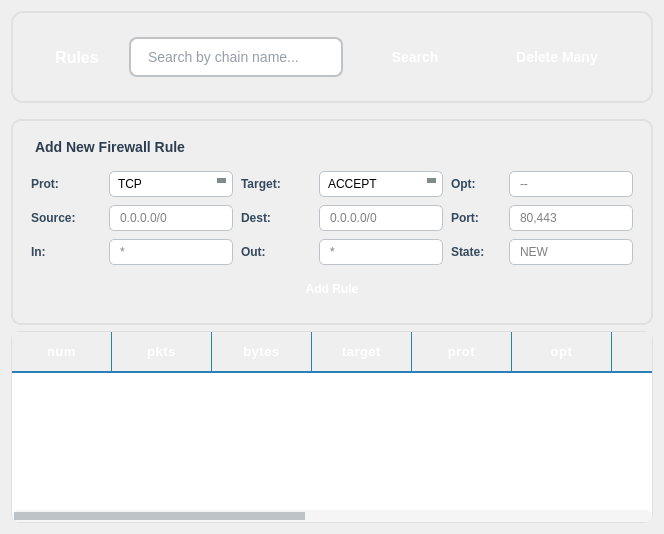
<?xml version='1.0' encoding='utf-8'?>
<ui version="4.0">
 <class>tabRules</class>
 <widget class="QWidget" name="tabRules">
  <attribute name="title">
   <string>Rules</string>
  </attribute>
  <layout class="QGridLayout" name="gridLayout">
   <item row="0" column="0">
    <layout class="QVBoxLayout" name="verticalLayout">
     <item>
      <widget class="QFrame" name="frameSearchBar">
       <property name="styleSheet">
        <string notr="true">QFrame#frameSearchBar {
    border: 2px solid #e0e0e0;
    border-radius: 12px;
    background: qlineargradient(x1:0, y1:0, x2:0, y2:1,
        stop:0 #ffffff, stop:1 #f8f9fa);
    padding: 15px;
    margin-bottom: 10px;
}
</string>
       </property>
       <property name="frameShape">
        <enum>QFrame::StyledPanel</enum>
       </property>
       <property name="frameShadow">
        <enum>QFrame::Raised</enum>
       </property>
       <layout class="QHBoxLayout" name="horizontalLayout">
        <property name="spacing">
         <number>12</number>
        </property>
        <item>
         <widget class="QLabel" name="labelRules">
          <property name="minimumSize">
           <size>
            <width>80</width>
            <height>40</height>
           </size>
          </property>
          <property name="styleSheet">
           <string notr="true">QLabel {
    font-weight: 600;
    font-size: 16px;
    color: #2c3e50;
    padding: 8px 12px;
    background: qlineargradient(x1:0, y1:0, x2:1, y2:0,
        stop:0 #3498db, stop:1 #2980b9);
    color: white;
    border-radius: 8px;
}
</string>
          </property>
          <property name="text">
           <string>Rules</string>
          </property>
          <property name="alignment">
           <set>Qt::AlignCenter</set>
          </property>
         </widget>
        </item>
        <item>
         <widget class="QLineEdit" name="editRules">
          <property name="minimumSize">
           <size>
            <width>0</width>
            <height>40</height>
           </size>
          </property>
          <property name="styleSheet">
           <string notr="true">QLineEdit {
    border: 2px solid #bdc3c7;
    border-radius: 8px;
    padding: 10px 15px;
    background-color: white;
    font-size: 14px;
    color: #2c3e50;
}
QLineEdit:focus {
    border: 2px solid #3498db;
    background-color: #f8f9fa;
}
QLineEdit:hover {
    border-color: #95a5a6;
}
</string>
          </property>
          <property name="placeholderText">
           <string>Search by chain name...</string>
          </property>
         </widget>
        </item>
        <item>
         <widget class="QPushButton" name="buttonSearch">
          <property name="minimumSize">
           <size>
            <width>120</width>
            <height>40</height>
           </size>
          </property>
          <property name="styleSheet">
           <string notr="true">QPushButton {
    background: qlineargradient(x1:0, y1:0, x2:0, y2:1,
        stop:0 #27ae60, stop:1 #229954);
    color: white;
    border: none;
    padding: 10px 20px;
    border-radius: 8px;
    font-weight: 600;
    font-size: 14px;
}
QPushButton:hover {
    background: qlineargradient(x1:0, y1:0, x2:0, y2:1,
        stop:0 #229954, stop:1 #1e8449);
    transform: translateY(-1px);
}
QPushButton:pressed {
    background: qlineargradient(x1:0, y1:0, x2:0, y2:1,
        stop:0 #1e8449, stop:1 #196f3d);
    transform: translateY(0px);
}
</string>
          </property>
          <property name="text">
           <string>Search</string>
          </property>
         </widget>
        </item>
        <item>
         <widget class="QPushButton" name="buttonDeleteMany">
          <property name="minimumSize">
           <size>
            <width>140</width>
            <height>40</height>
           </size>
          </property>
          <property name="styleSheet">
           <string notr="true">QPushButton {
    background: qlineargradient(x1:0, y1:0, x2:0, y2:1,
        stop:0 #e74c3c, stop:1 #c0392b);
    color: white;
    border: none;
    padding: 10px 20px;
    border-radius: 8px;
    font-weight: 600;
    font-size: 14px;
}
QPushButton:hover {
    background: qlineargradient(x1:0, y1:0, x2:0, y2:1,
        stop:0 #c0392b, stop:1 #a93226);
    transform: translateY(-1px);
}
QPushButton:pressed {
    background: qlineargradient(x1:0, y1:0, x2:0, y2:1,
        stop:0 #a93226, stop:1 #922b21);
    transform: translateY(0px);
}
</string>
          </property>
          <property name="text">
           <string>Delete Many</string>
          </property>
         </widget>
        </item>
       </layout>
      </widget>
     </item>
     <item>
      <widget class="QFrame" name="frameAddRule">
       <property name="maximumSize">
        <size>
         <width>16777215</width>
         <height>280</height>
        </size>
       </property>
       <property name="styleSheet">
        <string notr="true">QFrame#frameAddRule {
    border: 2px solid #e0e0e0;
    border-radius: 10px;
    background: qlineargradient(x1:0, y1:0, x2:0, y2:1,
        stop:0 #ffffff, stop:1 #f8f9fa);
    padding: 10px;
}
</string>
       </property>
       <property name="frameShape">
        <enum>QFrame::StyledPanel</enum>
       </property>
       <property name="frameShadow">
        <enum>QFrame::Raised</enum>
       </property>
       <layout class="QGridLayout" name="gridLayoutAddRule">
        <property name="leftMargin">
         <number>8</number>
        </property>
        <property name="topMargin">
         <number>8</number>
        </property>
        <property name="rightMargin">
         <number>8</number>
        </property>
        <property name="bottomMargin">
         <number>8</number>
        </property>
        <property name="spacing">
         <number>8</number>
        </property>
        <item row="0" column="0" colspan="6">
         <widget class="QLabel" name="labelAddRuleTitle">
          <property name="styleSheet">
           <string notr="true">font-weight: 600; 
font-size: 14px; 
color: #2c3e50;
padding-bottom: 6px;
border-bottom: 2px solid #3498db;
</string>
          </property>
          <property name="text">
           <string>Add New Firewall Rule</string>
          </property>
         </widget>
        </item>
        <item row="1" column="0">
         <widget class="QLabel" name="labelAddRuleProtocol">
          <property name="minimumSize">
           <size>
            <width>70</width>
            <height>0</height>
           </size>
          </property>
          <property name="styleSheet">
           <string notr="true">font-weight: 500; font-size: 12px; color: #34495e;</string>
          </property>
          <property name="text">
           <string>Prot:</string>
          </property>
         </widget>
        </item>
        <item row="1" column="1">
         <widget class="QComboBox" name="comboAddRuleProtocol">
          <property name="styleSheet">
           <string notr="true">QComboBox {
    border: 1px solid #bdc3c7;
    border-radius: 5px;
    padding: 4px 8px;
    background-color: white;
    font-size: 12px;
}
QComboBox:hover { border-color: #3498db; }
QComboBox::drop-down { border: none; width: 18px; }
QComboBox::down-arrow {
    border-left: 3px solid transparent;
    border-right: 3px solid transparent;
    border-top: 5px solid #7f8c8d;
    margin-right: 4px;
}
</string>
          </property>
          <item>
           <property name="text">
            <string>TCP</string>
           </property>
          </item>
          <item>
           <property name="text">
            <string>UDP</string>
           </property>
          </item>
          <item>
           <property name="text">
            <string>ICMP</string>
           </property>
          </item>
         </widget>
        </item>
        <item row="1" column="2">
         <widget class="QLabel" name="labelAddRuleAction">
          <property name="minimumSize">
           <size>
            <width>60</width>
            <height>0</height>
           </size>
          </property>
          <property name="styleSheet">
           <string notr="true">font-weight: 500; font-size: 12px; color: #34495e;</string>
          </property>
          <property name="text">
           <string>Target:</string>
          </property>
         </widget>
        </item>
        <item row="1" column="3">
         <widget class="QComboBox" name="comboAddRuleAction">
          <property name="styleSheet">
           <string notr="true">QComboBox {
    border: 1px solid #bdc3c7;
    border-radius: 5px;
    padding: 4px 8px;
    background-color: white;
    font-size: 12px;
}
QComboBox:hover { border-color: #3498db; }
QComboBox::drop-down { border: none; width: 18px; }
QComboBox::down-arrow {
    border-left: 3px solid transparent;
    border-right: 3px solid transparent;
    border-top: 5px solid #7f8c8d;
    margin-right: 4px;
}
</string>
          </property>
          <item>
           <property name="text">
            <string>ACCEPT</string>
           </property>
          </item>
          <item>
           <property name="text">
            <string>DROP</string>
           </property>
          </item>
          <item>
           <property name="text">
            <string>REJECT</string>
           </property>
          </item>
          <item>
           <property name="text">
            <string>LOG</string>
           </property>
          </item>
         </widget>
        </item>
        <item row="1" column="4">
         <widget class="QLabel" name="labelAddRuleOpt">
          <property name="minimumSize">
           <size>
            <width>40</width>
            <height>0</height>
           </size>
          </property>
          <property name="styleSheet">
           <string notr="true">font-weight: 500; font-size: 12px; color: #34495e;</string>
          </property>
          <property name="text">
           <string>Opt:</string>
          </property>
         </widget>
        </item>
        <item row="1" column="5">
         <widget class="QLineEdit" name="editAddRuleOpt">
          <property name="styleSheet">
           <string notr="true">QLineEdit {
    border: 1px solid #bdc3c7;
    border-radius: 5px;
    padding: 4px 8px;
    background-color: white;
    font-size: 12px;
}
QLineEdit:focus { border: 2px solid #3498db; background-color: #f8f9fa; }
QLineEdit:hover { border-color: #95a5a6; }
</string>
          </property>
          <property name="placeholderText">
           <string>--</string>
          </property>
         </widget>
        </item>
        <item row="2" column="0">
         <widget class="QLabel" name="labelAddRuleSource">
          <property name="minimumSize">
           <size>
            <width>70</width>
            <height>0</height>
           </size>
          </property>
          <property name="styleSheet">
           <string notr="true">font-weight: 500; font-size: 12px; color: #34495e;</string>
          </property>
          <property name="text">
           <string>Source:</string>
          </property>
         </widget>
        </item>
        <item row="2" column="1">
         <widget class="QLineEdit" name="editAddRuleSource">
          <property name="styleSheet">
           <string notr="true">QLineEdit {
    border: 1px solid #bdc3c7;
    border-radius: 5px;
    padding: 4px 8px;
    background-color: white;
    font-size: 12px;
}
QLineEdit:focus { border: 2px solid #3498db; background-color: #f8f9fa; }
QLineEdit:hover { border-color: #95a5a6; }
</string>
          </property>
          <property name="placeholderText">
           <string>0.0.0.0/0</string>
          </property>
         </widget>
        </item>
        <item row="2" column="2">
         <widget class="QLabel" name="labelAddRuleDestination">
          <property name="minimumSize">
           <size>
            <width>70</width>
            <height>0</height>
           </size>
          </property>
          <property name="styleSheet">
           <string notr="true">font-weight: 500; font-size: 12px; color: #34495e;</string>
          </property>
          <property name="text">
           <string>Dest:</string>
          </property>
         </widget>
        </item>
        <item row="2" column="3">
         <widget class="QLineEdit" name="editAddRuleDestination">
          <property name="styleSheet">
           <string notr="true">QLineEdit {
    border: 1px solid #bdc3c7;
    border-radius: 5px;
    padding: 4px 8px;
    background-color: white;
    font-size: 12px;
}
QLineEdit:focus { border: 2px solid #3498db; background-color: #f8f9fa; }
QLineEdit:hover { border-color: #95a5a6; }
</string>
          </property>
          <property name="placeholderText">
           <string>0.0.0.0/0</string>
          </property>
         </widget>
        </item>
        <item row="2" column="4">
         <widget class="QLabel" name="labelAddRulePort">
          <property name="minimumSize">
           <size>
            <width>50</width>
            <height>0</height>
           </size>
          </property>
          <property name="styleSheet">
           <string notr="true">font-weight: 500; font-size: 12px; color: #34495e;</string>
          </property>
          <property name="text">
           <string>Port:</string>
          </property>
         </widget>
        </item>
        <item row="2" column="5">
         <widget class="QLineEdit" name="editAddRulePort">
          <property name="styleSheet">
           <string notr="true">QLineEdit {
    border: 1px solid #bdc3c7;
    border-radius: 5px;
    padding: 4px 8px;
    background-color: white;
    font-size: 12px;
}
QLineEdit:focus { border: 2px solid #3498db; background-color: #f8f9fa; }
QLineEdit:hover { border-color: #95a5a6; }
</string>
          </property>
          <property name="placeholderText">
           <string>80,443</string>
          </property>
         </widget>
        </item>
        <item row="3" column="0">
         <widget class="QLabel" name="labelAddRuleIn">
          <property name="minimumSize">
           <size>
            <width>70</width>
            <height>0</height>
           </size>
          </property>
          <property name="styleSheet">
           <string notr="true">font-weight: 500; font-size: 12px; color: #34495e;</string>
          </property>
          <property name="text">
           <string>In:</string>
          </property>
         </widget>
        </item>
        <item row="3" column="1">
         <widget class="QLineEdit" name="editAddRuleIn">
          <property name="styleSheet">
           <string notr="true">QLineEdit {
    border: 1px solid #bdc3c7;
    border-radius: 5px;
    padding: 4px 8px;
    background-color: white;
    font-size: 12px;
}
QLineEdit:focus { border: 2px solid #3498db; background-color: #f8f9fa; }
QLineEdit:hover { border-color: #95a5a6; }
</string>
          </property>
          <property name="placeholderText">
           <string>*</string>
          </property>
         </widget>
        </item>
        <item row="3" column="2">
         <widget class="QLabel" name="labelAddRuleOut">
          <property name="minimumSize">
           <size>
            <width>70</width>
            <height>0</height>
           </size>
          </property>
          <property name="styleSheet">
           <string notr="true">font-weight: 500; font-size: 12px; color: #34495e;</string>
          </property>
          <property name="text">
           <string>Out:</string>
          </property>
         </widget>
        </item>
        <item row="3" column="3">
         <widget class="QLineEdit" name="editAddRuleOut">
          <property name="styleSheet">
           <string notr="true">QLineEdit {
    border: 1px solid #bdc3c7;
    border-radius: 5px;
    padding: 4px 8px;
    background-color: white;
    font-size: 12px;
}
QLineEdit:focus { border: 2px solid #3498db; background-color: #f8f9fa; }
QLineEdit:hover { border-color: #95a5a6; }
</string>
          </property>
          <property name="placeholderText">
           <string>*</string>
          </property>
         </widget>
        </item>
        <item row="3" column="4">
         <widget class="QLabel" name="labelAddRuleState">
          <property name="minimumSize">
           <size>
            <width>50</width>
            <height>0</height>
           </size>
          </property>
          <property name="styleSheet">
           <string notr="true">font-weight: 500; font-size: 12px; color: #34495e;</string>
          </property>
          <property name="text">
           <string>State:</string>
          </property>
         </widget>
        </item>
        <item row="3" column="5">
         <widget class="QLineEdit" name="editAddRuleState">
          <property name="styleSheet">
           <string notr="true">QLineEdit {
    border: 1px solid #bdc3c7;
    border-radius: 5px;
    padding: 4px 8px;
    background-color: white;
    font-size: 12px;
}
QLineEdit:focus { border: 2px solid #3498db; background-color: #f8f9fa; }
QLineEdit:hover { border-color: #95a5a6; }
</string>
          </property>
          <property name="placeholderText">
           <string>NEW</string>
          </property>
         </widget>
        </item>
        <item row="4" column="0" colspan="6">
         <layout class="QHBoxLayout" name="horizontalLayoutAddRule">
          <property name="spacing">
           <number>8</number>
          </property>
          <item>
           <spacer name="horizontalSpacerAddRuleLeft">
            <property name="orientation">
             <enum>Qt::Horizontal</enum>
            </property>
            <property name="sizeHint" stdset="0">
             <size>
              <width>20</width>
              <height>20</height>
             </size>
            </property>
           </spacer>
          </item>
          <item>
           <widget class="QPushButton" name="buttonAddRuleInFrame">
            <property name="minimumSize">
             <size>
              <width>120</width>
              <height>32</height>
             </size>
            </property>
            <property name="styleSheet">
             <string notr="true">QPushButton {
    background: qlineargradient(x1:0, y1:0, x2:0, y2:1,
        stop:0 #3498db, stop:1 #2980b9);
    color: white;
    border: none;
    padding: 6px 16px;
    border-radius: 6px;
    font-weight: 600;
    font-size: 12px;
}
QPushButton:hover {
    background: qlineargradient(x1:0, y1:0, x2:0, y2:1,
        stop:0 #2980b9, stop:1 #21618c);
}
QPushButton:pressed {
    background: qlineargradient(x1:0, y1:0, x2:0, y2:1,
        stop:0 #21618c, stop:1 #1b4f72);
}
</string>
            </property>
            <property name="text">
             <string>Add Rule</string>
            </property>
           </widget>
          </item>
          <item>
           <spacer name="horizontalSpacerAddRule">
            <property name="orientation">
             <enum>Qt::Horizontal</enum>
            </property>
            <property name="sizeHint" stdset="0">
             <size>
              <width>20</width>
              <height>20</height>
             </size>
            </property>
           </spacer>
          </item>
         </layout>
        </item>
       </layout>
      </widget>
     </item>
     <item>
      <widget class="QTableWidget" name="tableRules">
       <property name="styleSheet">
        <string notr="true">QTableWidget {
    border: 1px solid #e0e0e0;
    border-radius: 8px;
    background-color: white;
    gridline-color: #f0f0f0;
    font-size: 13px;
    selection-background-color: #e3f2fd;
    selection-color: #1976d2;
}

QTableWidget::item {
    padding: 8px;
    border: none;
    color: #2c3e50;
}

QTableWidget::item:selected {
    background-color: #e3f2fd;
    color: #1976d2;
}

QTableWidget::item:hover {
    background-color: #f5f5f5;
}

QHeaderView::section {
    background: qlineargradient(x1:0, y1:0, x2:0, y2:1,
        stop:0 #3498db, stop:1 #2980b9);
    color: white;
    padding: 10px;
    border: none;
    border-right: 1px solid #2980b9;
    border-bottom: 2px solid #2980b9;
    font-weight: 600;
    font-size: 13px;
    text-transform: uppercase;
    letter-spacing: 0.5px;
}

QHeaderView::section:first {
    border-top-left-radius: 8px;
}

QHeaderView::section:last {
    border-top-right-radius: 8px;
    border-right: none;
}

QHeaderView::section:hover {
    background: qlineargradient(x1:0, y1:0, x2:0, y2:1,
        stop:0 #2980b9, stop:1 #21618c);
}

QTableCornerButton::section {
    background: qlineargradient(x1:0, y1:0, x2:0, y2:1,
        stop:0 #3498db, stop:1 #2980b9);
    border-top-left-radius: 8px;
    border: none;
}

QScrollBar:vertical {
    border: none;
    background: #f5f5f5;
    width: 12px;
    border-radius: 6px;
    margin: 0;
}

QScrollBar::handle:vertical {
    background: #bdc3c7;
    border-radius: 6px;
    min-height: 20px;
    margin: 2px;
}

QScrollBar::handle:vertical:hover {
    background: #95a5a6;
}

QScrollBar::add-line:vertical, QScrollBar::sub-line:vertical {
    height: 0px;
}

QScrollBar:horizontal {
    border: none;
    background: #f5f5f5;
    height: 12px;
    border-radius: 6px;
    margin: 0;
}

QScrollBar::handle:horizontal {
    background: #bdc3c7;
    border-radius: 6px;
    min-width: 20px;
    margin: 2px;
}

QScrollBar::handle:horizontal:hover {
    background: #95a5a6;
}

QScrollBar::add-line:horizontal, QScrollBar::sub-line:horizontal {
    width: 0px;
}
</string>
       </property>
       <property name="alternatingRowColors">
        <bool>true</bool>
       </property>
       <property name="selectionBehavior">
        <enum>QAbstractItemView::SelectRows</enum>
       </property>
       <property name="gridStyle">
        <enum>Qt::SolidLine</enum>
       </property>
       <column>
        <property name="text">
         <string>num</string>
        </property>
       </column>
       <column>
        <property name="text">
         <string>pkts</string>
        </property>
       </column>
       <column>
        <property name="text">
         <string>bytes</string>
        </property>
       </column>
       <column>
        <property name="text">
         <string>target</string>
        </property>
       </column>
       <column>
        <property name="text">
         <string>prot</string>
        </property>
       </column>
       <column>
        <property name="text">
         <string>opt</string>
        </property>
       </column>
       <column>
        <property name="text">
         <string>in</string>
        </property>
       </column>
       <column>
        <property name="text">
         <string>out</string>
        </property>
       </column>
       <column>
        <property name="text">
         <string>source</string>
        </property>
       </column>
       <column>
        <property name="text">
         <string>destination</string>
        </property>
       </column>
       <column>
        <property name="text">
         <string>chain</string>
        </property>
       </column>
       <column>
        <property name="text">
         <string>detail</string>
        </property>
       </column>
       <column>
        <property name="text">
         <string>delete</string>
        </property>
       </column>
      </widget>
     </item>
    </layout>
   </item>
  </layout>
 </widget>
 <resources />
 <connections />
</ui>
